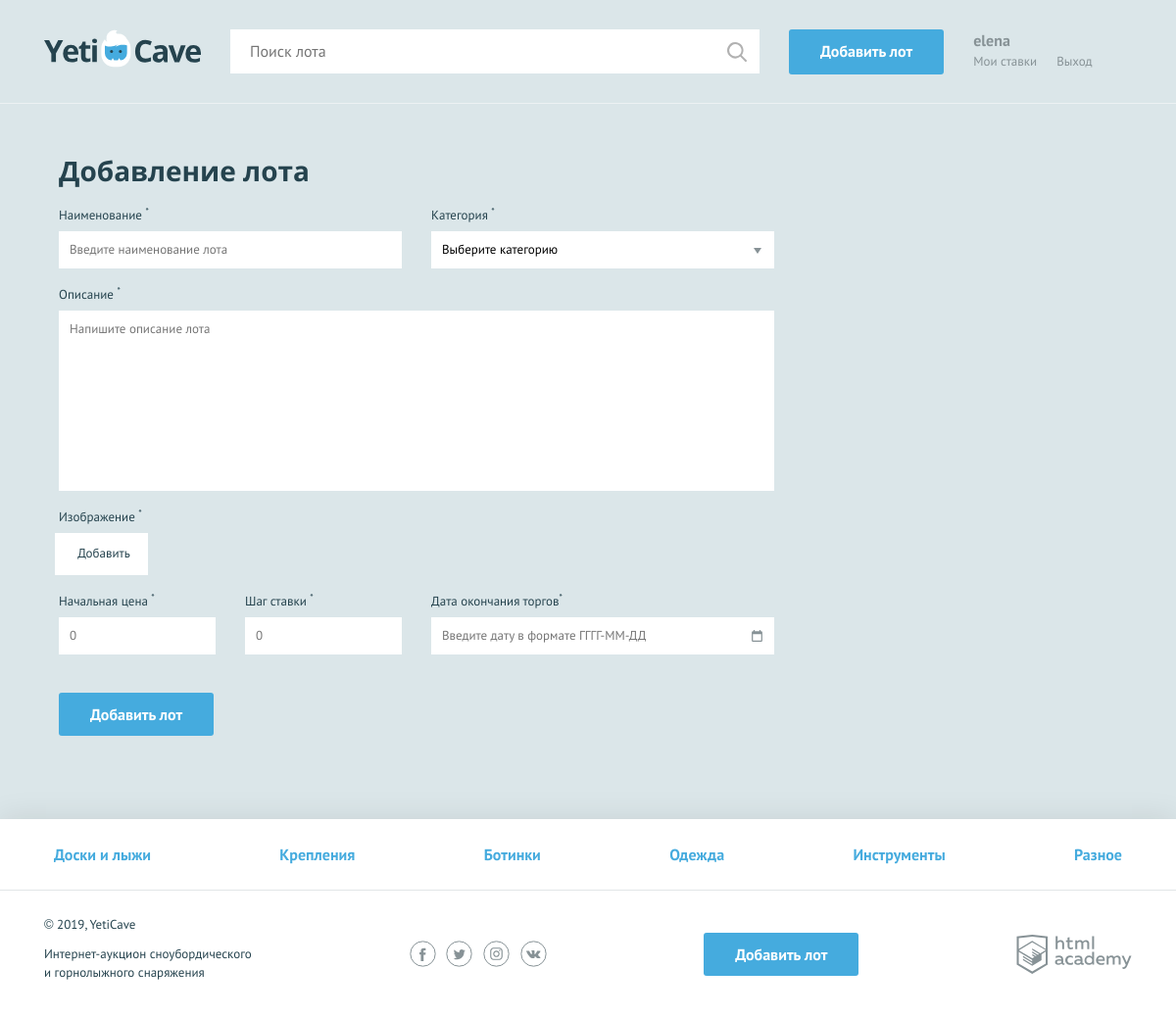
/add.php (signed in), run on the app's committed database.
### tables this page shows
CREATE TABLE category (
  id INT AUTO_INCREMENT PRIMARY KEY,
  name VARCHAR(128) NOT NULL UNIQUE,
  alias VARCHAR(64) NOT NULL UNIQUE
);

### helpers.php (called while the page is built, shortened)
<?php
function include_template($name, array $data = []) {
    $name = 'templates/' . $name;
    extract($data);
    require $name;
    $result = ob_get_clean();
    return $result;
}
function get_categories($connection) {
    $sql_category = 'SELECT * FROM category';
    $result_category = mysqli_query($connection, $sql_category);
    $categories = mysqli_fetch_all($result_category, MYSQLI_ASSOC);
    return $categories;
}

### init.php (called while the page is built, shortened)
<?php
$is_auth = isset($_SESSION['user']) ? true : false;
$user_name = $is_auth ? strip_tags($_SESSION['user']['name']) : false;

### templates/add.php (the view, shortened to what this page needs)
<form class="form form--add-lot container <?=$form_invalid; ?>" action="add.php" method="post" enctype="multipart/form-data">
      <h2>Добавление лота</h2>
      <div class="form__container-two">
        <div class="form__item <?=empty($lot['lot-name']) ? $field_invalid : '' ?>">
          <label for="lot-name">Наименование <sup>*</sup></label>
          <input id="lot-name" type="text" name="lot-name" value="<?=$lot['lot-name'] ?? ""; ?>" placeholder="Введите наименование лота">
        </div>
        <div class="form__item <?=empty($lot['category']) ? $field_invalid : '' ?>">
          <label for="category">Категория <sup>*</sup></label>
          <select id="category" name="category">
              <option>Выберите категорию</option>
          </select>
        </div>
      </div>
      <div class="form__item form__item--wide <?=empty($lot['message']) ? $field_invalid : '' ?>">
        <label for="message">Описание <sup>*</sup></label>
        <textarea id="message" name="message" placeholder="Напишите описание лота"><?=$lot['message'] ?? ""; ?></textarea>
      </div>
      <div class="form__item form__item--file">
        <label>Изображение <sup>*</sup></label>
        <div class="form__input-file">
          <label for="lot-img">
Добавить
          </label>
        </div>
      </div>
      <div class="form__container-three">
        <div class="form__item form__item--small <?=empty($lot['lot-rate']) || !is_numeric($lot['lot-rate']) || $lot['lot-rate'] < 1 ? $field_invalid : '' ?>">
          <label for="lot-rate">Начальная цена <sup>*</sup></label>
          <input id="lot-rate" type="text" name="lot-rate" value="<?=$lot['lot-rate'] ?? ""; ?>" placeholder="0">
        </div>
        <div class="form__item form__item--small <?=empty($lot['lot-step']) || !is_numeric($lot['lot-step']) || $lot['lot-step'] < 1 ? $field_invalid : '' ?>">
          <label for="lot-step">Шаг ставки <sup>*</sup></label>
          <input id="lot-step" type="text" name="lot-step" value="<?=$lot['lot-step'] ?? ''; ?>" placeholder="0">
        </div>
        <div class="form__item <?=empty($lot['lot-date']) || !is_date_valid($lot['lot-date']) || (count_time($lot['lot-date'])) < 86400 ? $field_invalid : '' ?>">
          <label for="lot-date">Дата окончания торгов<sup>*</sup></label>
            <input class="form__input-date" id="lot-date" type="text" name="lot-date" placeholder="Введите дату в формате ГГГГ-ММ-ДД" value="<?=$lot['lot-date'] ?? ''; ?>">
        </div>
      </div>
      <button type="submit" class="button">Добавить лот</button>
    </form>

### templates/layout.php (shortened to what this page needs)
<!DOCTYPE html>
<html lang="ru">
<head>
    <link href="../css/normalize.min.css" rel="stylesheet">
    <link href="../css/style.css" rel="stylesheet">
    <link href="<?=$flatpickr_css ?? '' ?>" rel="stylesheet">
</head>
<body>
<div class="page-wrapper">
<header class="main-header">
    <div class="main-header__container container">
        <a class="main-header__logo">
            <img src="../img/logo.svg" width="160" height="39" alt="Логотип компании YetiCave">
        </a>
        <form class="main-header__search" method="get" action="search.php" autocomplete="off">
            <input type="search" name="search" value="<?=$search ?? ''; ?>" placeholder="Поиск лота">
            <input class="main-header__search-btn" type="submit" name="find" value="Найти">
        </form>
        <a class="main-header__add-lot button" href="add.php">Добавить лот</a>
        <nav class="user-menu">
            <?php if ($is_auth): ?>
            <div class="user-menu__logged">
                <p><?=$user_name; ?></p>
                <a class="user-menu__bets" href="my-bets.php">Мои ставки</a>
                <a class="user-menu__logout" href="logout.php">Выход</a>
            </div>
            <?php endif; ?>
        </nav>
    </div>
</header>
<main class="container">
    <?= $content; ?>
</main>
</div>
<footer class="main-footer">
    <nav class="nav">
        <ul class="nav__list container">
            <?php foreach ($categories as $category): ?>
                <li class="nav__item">
                    <a href="pages/all-lots.html"><?=$category['name']; ?></a>
                </li>
            <?php endforeach; ?>
        </ul>
    </nav>
    <div class="main-footer__bottom container">
        <div class="main-footer__copyright">
            <p>© 2019, YetiCave</p>
            <p>Интернет-аукцион сноубордического и горнолыжного снаряжения</p>
        </div>
        <div class="main-footer__social social">
            <a class="social__link social__link--facebook" href="#">
            </a>
            <a class="social__link social__link--twitter" href="#">
            </a>
            <a class="social__link social__link--instagram" href="#">
            </a>
            <a class="social__link social__link--vkontakte" href="#">
            </a>
        </div>
        <a class="main-footer__add-lot button" href="add-lot.html">Добавить лот</a>
        <div class="main-footer__developed-by">
            <a class="logo-academy" href="https://htmlacademy.ru/intensive/php">
            </a>
        </div>
    </div>
</footer>
</body>
</html>

### data on the page
category: name "Доски и лыжи"
category: name "Крепления"
category: name "Ботинки"
category: name "Одежда"
category: name "Инструменты"
category: name "Разное"

### other printed values
$user_name "elena"
